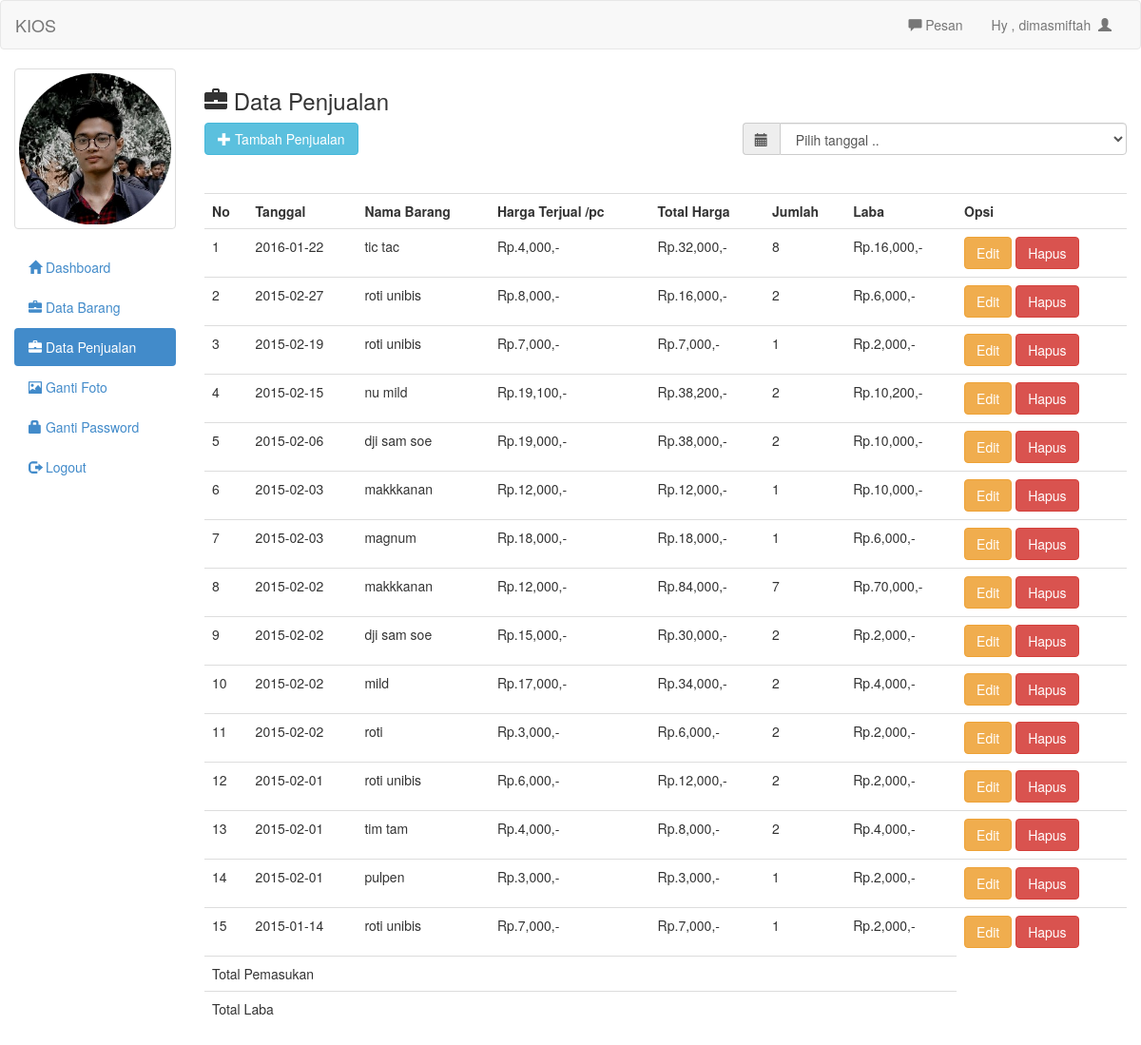
/admin/barang_laku.php (signed in), run on the app's committed database.
### tables this page shows
CREATE TABLE `barang_laku` (
  `id` int(11) NOT NULL,
  `tanggal` date NOT NULL,
  `nama` text NOT NULL,
  `jumlah` int(11) NOT NULL,
  `harga` int(11) NOT NULL,
  `total_harga` int(20) NOT NULL,
  `laba` int(11) NOT NULL
);

### admin/barang_laku.php (the view, shortened to what this page needs)
<?php
$currentPage = 'barang_laku';
include 'header.php';
?>
<h3><span class="glyphicon glyphicon-briefcase"></span>  Data Penjualan</h3>
<button style="margin-bottom:20px" data-toggle="modal" data-target="#myModal" class="btn btn-info col-md-2"><span class="glyphicon glyphicon-plus"></span>  Tambah Penjualan</button>
<form action="" method="get">
	<div class="input-group col-md-5 col-md-offset-7">
		<span class="input-group-addon" id="basic-addon1"><span class="glyphicon glyphicon-calendar"></span></span>
		<select type="submit" name="tanggal" class="form-control" onchange="this.form.submit()">
			<option>Pilih tanggal ..</option>
		</select>
	</div>
</form>
<br/>
<br/>
<table class="table">
	<tr>
		<th>No</th>
		<th>Tanggal</th>
		<th>Nama Barang</th>
		<th>Harga Terjual /pc</th>
		<th>Total Harga</th>
		<th>Jumlah</th>
		<th>Laba</th>
		<th>Opsi</th>
	</tr>
	<?php
	if(isset($_GET['tanggal'])){
		$tanggal=mysqli_real_escape_string($mysqli,$_GET['tanggal']);
		$brg=mysqli_query($mysqli,"select * from barang_laku where tanggal like '$tanggal' order by tanggal desc");
	}else{
		$brg=mysqli_query($mysqli,"select * from barang_laku order by tanggal desc");
	}
	$no=1;
	while($b=mysqli_fetch_array($brg)){
		?>
		<tr>
			<td><?php echo $no++ ?></td>
			<td><?php echo $b['tanggal'] ?></td>
			<td><?php echo $b['nama'] ?></td>
			<td>Rp.<?php echo number_format($b['harga']) ?>,-</td>
			<td>Rp.<?php echo number_format($b['total_harga']) ?>,-</td>
			<td><?php echo $b['jumlah'] ?></td>
			<td><?php echo "Rp.".number_format($b['laba']).",-"?></td>
			<td>
				<a href="edit_laku.php?id=<?php echo $b['id']; ?>" class="btn btn-warning">Edit</a>
				<a onclick="if(confirm('Apakah anda yakin ingin menghapus data ini ??')){ location.href='hapus_laku.php?id=<?php echo $b['id']; ?>&jumlah=<?php echo $b['jumlah'] ?>&nama=<?php echo $b['nama']; ?>' }" class="btn btn-danger">Hapus</a>
			</td>
		</tr>
		<?php
	}
	?>
	<tr>
		<td colspan="7">Total Pemasukan</td>
	</tr>
	<tr>
		<td colspan="7">Total Laba</td>
	</tr>
</table>
	<?php include 'footer.php'; ?>

### admin/header.php (shortened to what this page needs)
<!DOCTYPE html>
<html>
<head>
	<?php
	include 'config.php';
	?>
	<link rel="stylesheet" type="text/css" href="../assets/css/bootstrap.css">
	<link rel="stylesheet" type="text/css" href="../assets/js/jquery-ui/jquery-ui.css">
</head>
<body>
	<div class="navbar navbar-default">
		<div class="container-fluid">
			<div class="navbar-header">
				<a href="index.php" class="navbar-brand">KIOS</a>
			</div>
			<div class="collapse navbar-collapse">
				<ul class="nav navbar-nav navbar-right">
					<li><a id="pesan_sedia" href="#" data-toggle="modal" data-target="#modalpesan"><span class='glyphicon glyphicon-comment'></span>  Pesan</a></li>
					<li><a class="dropdown-toggle" data-toggle="dropdown" role="button" href="#">Hy , <?php echo $_SESSION['uname']  ?>&nbsp&nbsp<span class="glyphicon glyphicon-user"></span></a></li>
				</ul>
			</div>
		</div>
	</div>
	<div class="col-md-2">
		<div class="row">
			<?php
			$use=$_SESSION['uname'];
			$fo=mysqli_query($mysqli,"select foto from admin where uname='$use'");
			while($f=mysqli_fetch_array($fo)){
				?>
				<div class="col-xs-6 col-md-12">
					<a class="thumbnail">
						<img class="img-responsive" src="foto/<?php echo $f['foto']; ?>">
					</a>
				</div>
				<?php
			}
			?>
		</div>
		<ul class="nav nav-pills nav-stacked">
			<li class="<?php if($currentPage =='dashboard'){echo 'active';}?>"><a href="index.php"><span class="glyphicon glyphicon-home"></span>  Dashboard</a></li>
			<li class="<?php if($currentPage =='barang'){echo 'active';}?>"><a href="barang.php"><span class="glyphicon glyphicon-briefcase"></span>  Data Barang</a></li>
			<li class="<?php if($currentPage =='barang_laku'){echo 'active';}?>"><a href="barang_laku.php"><span class="glyphicon glyphicon-briefcase"></span>  Data Penjualan</a></li>
			<li class="<?php if($currentPage =='ganti_foto'){echo 'active';}?>"><a href="ganti_foto.php"><span class="glyphicon glyphicon-picture"></span>  Ganti Foto</a></li>
			<li class="<?php if($currentPage =='ganti_pass'){echo 'active';}?>"><a href="ganti_pass.php"><span class="glyphicon glyphicon-lock"></span> Ganti Password</a></li>
			<li><a href="logout.php"><span class="glyphicon glyphicon-log-out"></span>  Logout</a></li>
		</ul>
	</div>
	<div class="col-md-10">

### data on the page
barang_laku: tanggal "2016-01-22", nama "tic tac", harga "4,000", total_harga "32,000", jumlah "8", laba "16,000"
barang_laku: tanggal "2015-02-27", nama "roti unibis", harga "8,000", total_harga "16,000", jumlah "2", laba "6,000"
barang_laku: tanggal "2015-02-19", nama "roti unibis", harga "7,000", total_harga "7,000", jumlah "1", laba "2,000"
barang_laku: tanggal "2015-02-15", nama "nu mild", harga "19,100", total_harga "38,200", jumlah "2", laba "10,200"
barang_laku: tanggal "2015-02-06", nama "dji sam soe", harga "19,000", total_harga "38,000", jumlah "2", laba "10,000"
barang_laku: tanggal "2015-02-03", nama "makkkanan", harga "12,000", total_harga "12,000", jumlah "1", laba "10,000"
barang_laku: tanggal "2015-02-03", nama "magnum", harga "18,000", total_harga "18,000", jumlah "1", laba "6,000"
barang_laku: tanggal "2015-02-02", nama "makkkanan", harga "12,000", total_harga "84,000", jumlah "7", laba "70,000"
barang_laku: tanggal "2015-02-02", nama "dji sam soe", harga "15,000", total_harga "30,000", jumlah "2", laba "2,000"
barang_laku: tanggal "2015-02-02", nama "mild", harga "17,000", total_harga "34,000", jumlah "2", laba "4,000"
barang_laku: tanggal "2015-02-02", nama "roti", harga "3,000", total_harga "6,000", jumlah "2", laba "2,000"
barang_laku: tanggal "2015-02-01", nama "roti unibis", harga "6,000", total_harga "12,000", jumlah "2", laba "2,000"
barang_laku: tanggal "2015-02-01", nama "tim tam", harga "4,000", total_harga "8,000", jumlah "2", laba "4,000"
barang_laku: tanggal "2015-02-01", nama "pulpen", harga "3,000", total_harga "3,000", jumlah "1", laba "2,000"
barang_laku: tanggal "2015-01-14", nama "roti unibis", harga "7,000", total_harga "7,000", jumlah "1", laba "2,000"

### other printed values
$_SESSION['uname'] "dimasmiftah"
